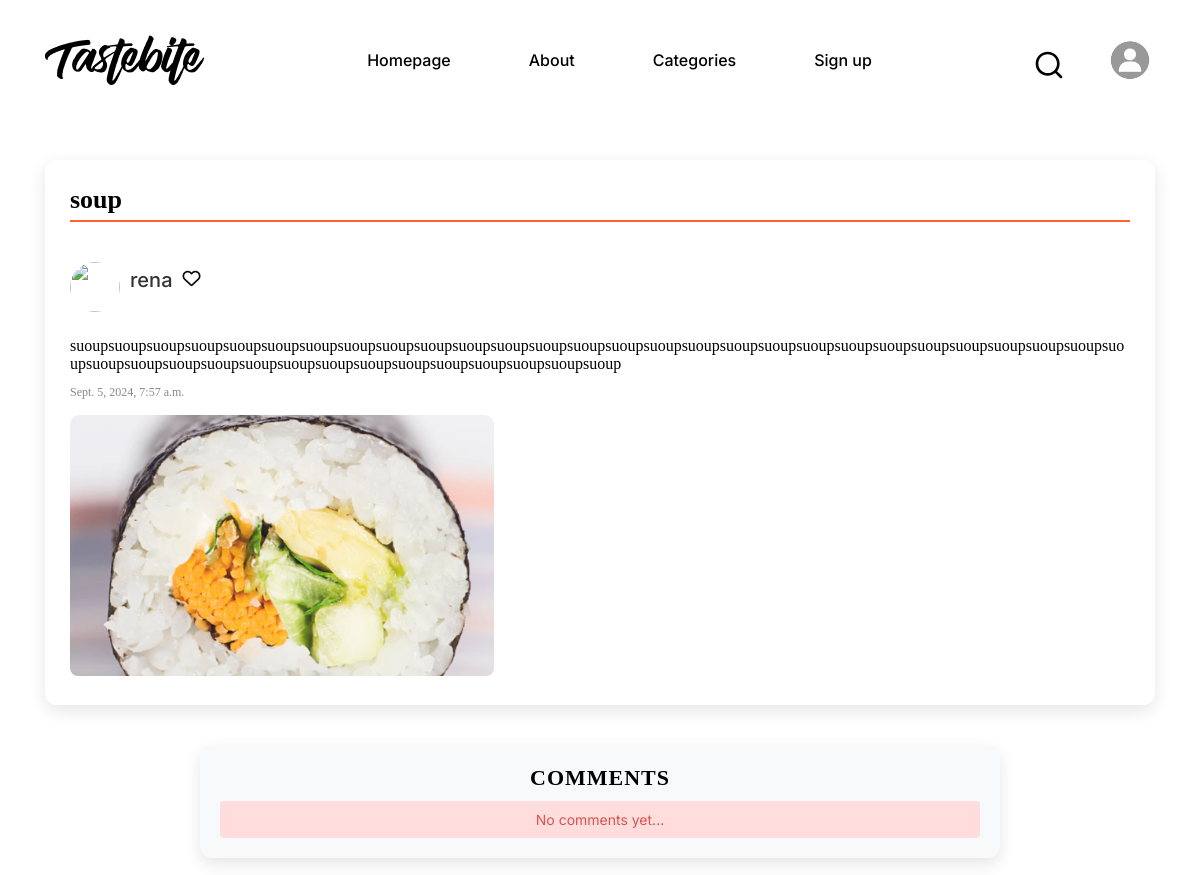
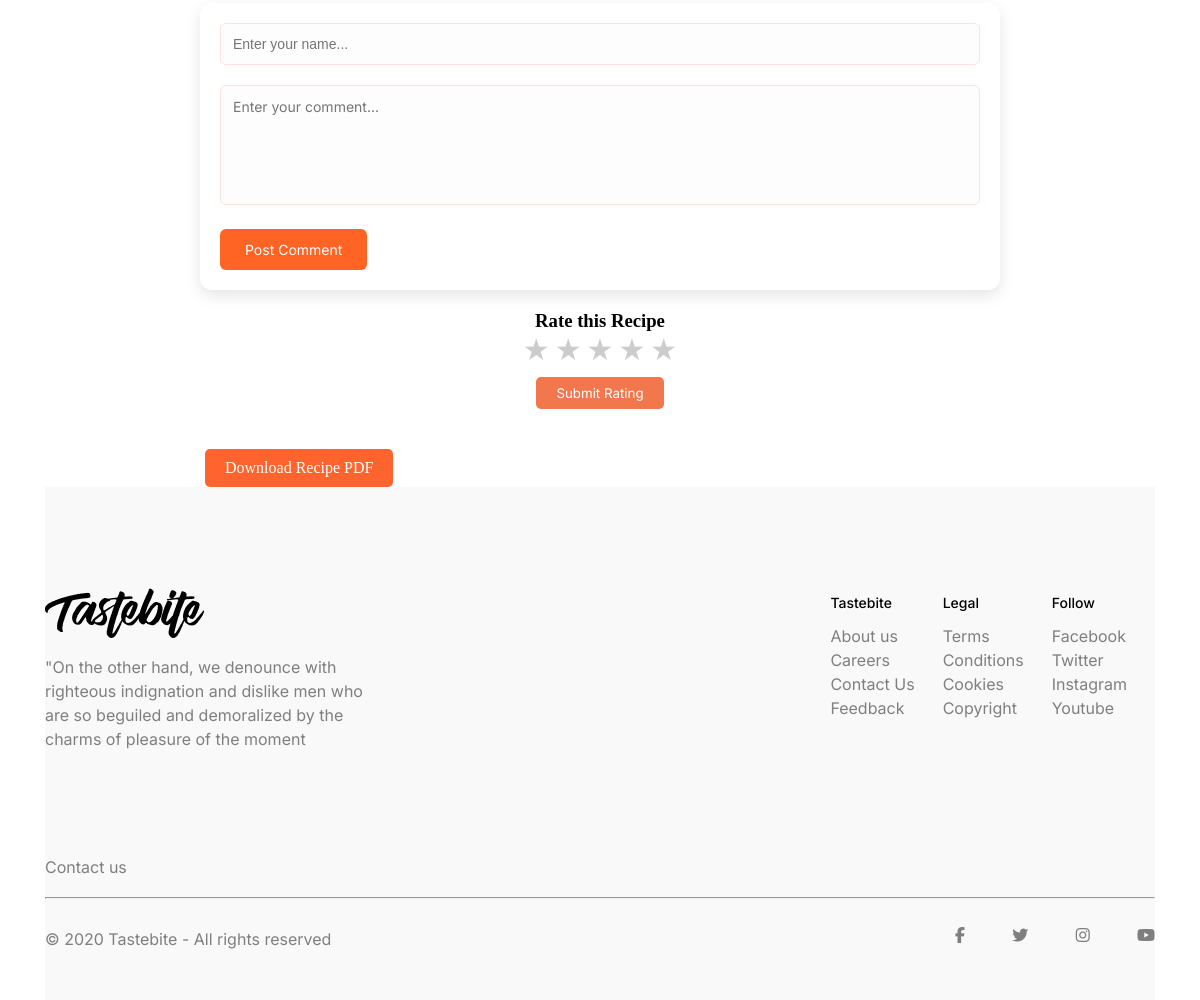
Page /recipe/38/ on the committed database (2 pictures, top to bottom).
### home/models.py (models this page shows, shortened)
class User_Recipe(models.Model):
    CATEGORIES=[
        ('Seefood','Seefood'),
        ('Soup','Soup'),
        ('Pancakes','Pancakes'),
        ('Meat','Meat'),
        ('Chicken','Chicken'),
        ('Less than 30 min','Less than 30 min'),
        ('Pasta','Pasta'),
        ('Pizza','Pizza'),
        ('Cake','Cake'),
        ('Pastries', 'Pastries'),
        ('Burger', 'Burger'),
        ('Vegan', 'Vegan'),
        ('Desserts', 'Desserts'),
        ('Smoothies', 'Smoothies'),
        ('Breakfast', 'Breakfast'),
        ('Salad', 'Salad'),
        ('Sandwiches', 'Sandwiches'),
        ('Waffles', 'Waffles'),
        ('Ramen', 'Ramen'),
        ('Dips', 'Dips'),
    ]
    recipe_owner= models.ForeignKey(User, on_delete=models.CASCADE)
    recipe_name=models.CharField(max_length=50)
    recipe = models.TextField()
    time = models.DateTimeField(auto_now_add=True)
    image = models.FileField(upload_to="Recipe imgs")
    category=models.CharField(max_length=50,choices=CATEGORIES,default='Seefood')

### home/views.py (the view)
# urls.py: path('recipe/<int:id>/', recipe_detail_page, name='recipe_detail'),
def recipe_detail_page(request, id):
    recipe=get_object_or_404(User_Recipe,id=id)
    comments=Comment.objects.filter(recipe=recipe)
    context = {
        "recipe": recipe,
        "comments":comments,
        }
    return render(request, "recipe_detail.html", context)

### templates/recipe_detail.html (shortened to what this page needs)
{% extends "base.html" %}
{% load static %}
{% block body %}
    <link rel="stylesheet" href="{% static 'recipe_detail.css' %}">
    <div class="container">
        <div class="my_recipes">
            <ul>
                <li>
                    <h3>{{ recipe.recipe_name }}</h3>
                   <div class="user_recipe_owner">
                        <img src="{{ user.userprofile.profile_image.url }}" alt="">
                        <span class="username">{{ recipe.recipe_owner.username }}</span>
                         <form action="{% url 'add_to_favorites' recipe.id %}" method="post" class="favorite_form">
                            <button type="submit" class="favorite_button">
                                <i id="heart" class="fa-regular fa-heart"></i>
                            </button>
                        </form>
                    </div>
                    <p>{{ recipe.recipe }}</p>
                    <small>{{ recipe.time }}</small>
                    {% if recipe.image %}
                    <img src="{{recipe.image.url}}" alt="">
                    {% endif %}
                </li>
            </ul>
        </div>
         <div class="coments">
        <h3>COMMENTS</h3>
        {% if comments %}
           {% for comment in comments  %}
                <div class="comment">
                <div class="comment_atribute">
                  <h3>{{comment.comment_author}}</h3>
                    <h4>{{comment.comment_content}}</h4>
                    <p>{{comment.comment_date}}</p></div>
                </div>
           {% endfor %}
        {% else %}
            <div class="warning">No comments yet...</div>
        {% endif %}
    </div>
    <div class="comment_form">
        <form action="{% url 'comment' recipe.id %}" method="post">
            <div class="form_group">
                <input type="text" name="comment_author" placeholder="Enter your name..." id="commentAuthor">
            </div>
            <div class="form_group">
                <textarea type="text" name="comment_content" placeholder="Enter your comment..." id="commentContent"></textarea>
            </div>
            <button class="comment_btn" type="submit">Post Comment</button>
        </form>
    </div>
<div class="rating">
    <h3>Rate this Recipe</h3>
    <form action="{% url 'rate_recipe' recipe.id %}" method="post" id="ratingForm">
        <div class="stars">
            <input type="radio" id="star5" name="rating" value="5"><label for="star5">&#9733;</label>
            <input type="radio" id="star4" name="rating" value="4"><label for="star4">&#9733;</label>
            <input type="radio" id="star3" name="rating" value="3"><label for="star3">&#9733;</label>
            <input type="radio" id="star2" name="rating" value="2"><label for="star2">&#9733;</label>
            <input type="radio" id="star1" name="rating" value="1"><label for="star1">&#9733;</label>
        </div>
        <button type="submit" class="rate_btn">Submit Rating</button>
    </form>
</div>
<div class="download_button">
        <a href="{% url 'download_recipe_pdf' recipe.id %}" class="btn download-btn">Download Recipe PDF</a>
    </div>
    </div>
{% endblock body %}

### static/base.css (style rules this page uses)
* { margin: 0; padding: 0; box-sizing: border-box; text-decoration: none; list-style: none; }
.container { width: 1110px; max-width: 95%; margin: 0 auto; }

### static/style.css (style rules this page uses)
body { background-color: white; color: black; }

### static/recipe_detail.css (style rules this page uses)
* { margin: 0; padding: 0; box-sizing: border-box; text-decoration: none; list-style: none; }
.container { width: 1110px; max-width: 95%; margin: 0 auto; }
.my_recipes { width: 100%; margin: 40px auto; background: #ffffff; padding: 25px; border-radius: 12px; box-shadow: 0 6px 18px rgba(0, 0, 0, 0.1); transition: transform 0.3s, box-shadow 0.3s; }
.my_recipes h3 { font-size: 26px; color: black; margin-bottom: 12px; border-bottom: 2px solid #ff642f; padding-bottom: 5px; }
.my_recipes p { margin: 8px 0; font-size: 16px; word-wrap: break-word; overflow-wrap: break-word; white-space: normal; }
.my_recipes small { display: block; margin-top: 12px; color: #888; font-size: 12px; }
.my_recipes img { max-width: 40%; height: 100%; border-radius: 8px; margin-top: 15px; transition: transform 0.3s; }
.coments { max-width: 800px; margin: 20px auto; padding: 20px; background: #f7f9fb; border-radius: 12px; box-shadow: 0 6px 16px rgba(0, 0, 0, 0.1); }
.coments h3 { font-size: 22px; margin-bottom: 10px; color: black; text-align: center; letter-spacing: 1px; }
textarea { font-family: Inter; }
.warning { background: #ffdddd; color: #d9534f; padding: 10px; border-radius: 4px; text-align: center; font-size: 14px; font-family: Inter; }
.comment_form { max-width: 800px; margin: 20px auto; padding: 20px; background: #ffffff; border-radius: 12px; box-shadow: 0 6px 16px rgba(0, 0, 0, 0.1); }
.form_group { margin-bottom: 20px; }
.form_group input, .form_group textarea { width: 100%; padding: 12px; border: 1px solid #ffe1e1; border-radius: 6px; font-size: 14px; background: #fdfdfd; transition: border-color 0.3s; }
.form_group textarea { resize: none; height: 120px; }
.comment_btn { background-color: #ff6424; color: #fff; padding: 12px 25px; border: none; border-radius: 6px; font-family: Inter; cursor: pointer; font-size: 14px; transition: background-color 0.3s, transform 0.3s; }
.rating { text-align: center; margin: 20px 0; }
.stars { display: flex; justify-content: center; gap: 5px; }
.stars label { font-size: 30px; color: #ccc; cursor: pointer; transition: color 0.3s ease; }
.rate_btn { padding: 8px 20px; margin-top: 10px; border: none; background-color: #f3774d; color: white; font-family: Inter; cursor: pointer; border-radius: 5px; transition: background-color 0.3s ease; }
.user_recipe_owner { display: flex; align-items: center; gap: 10px; margin: 25px 0; }
.user_recipe_owner img { width: 50px; height: 50px; border-radius: 50%; object-fit: cover; }
.username { font-size: 20px; font-weight: 500; color: #333; font-family: "Inter", sans-serif; }
.favorite_button { background: none; border: none; cursor: pointer; }
#heart { color: #0c0c0c; font-size: 18px; display: block; }
.download_button { padding-left: 160px; margin-top: 40px; }
.download-btn { display: inline-block; padding: 10px 20px; font-size: 16px; color: #fff; background-color: #ff642f; border: none; border-radius: 5px; text-decoration: none; transition: background-color 0.3s ease, transform 0.3s ease; }

### rows in the picture
User_Recipe: recipe_name "soup", recipe_owner.username "rena", recipe "suoupsuoupsuoupsuoupsuoupsuoupsuoupsuoupsuoupsuoupsuoupsuoupsuoupsuoupsuoupsuoupsuoupsuoupsuoupsuoupsuoupsuoupsuoupsuoupsuoupsuoupsuoupsuoupsuoupsuoupsuoupsuoupsuoupsuoupsuoupsuoupsuoupsuoupsuoupsuoupsuoupsuoup", time "Sept. 5, 2024, 7:57 a.m.", image (picture)
